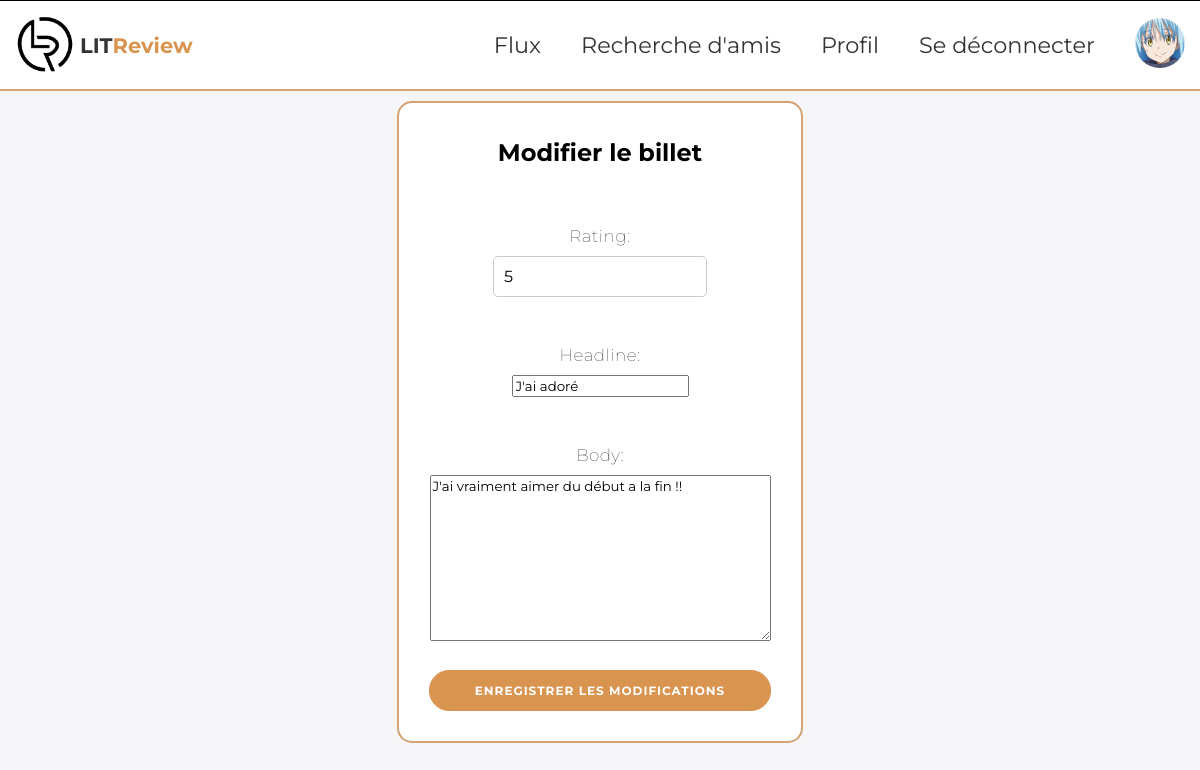
The page /blog/review/26/edit/?page= (signed in) on the database its author committed.
### authentication/models.py (models this page shows, shortened)
class User(AbstractUser):
    profile_photo = models.ImageField(
        verbose_name="Profile photo", upload_to="profile_photos/", null=True, blank=True
    )
    IMAGE_MAX_SIZE = (400, 400)

### blog/models.py (models this page shows, shortened)
class Review(models.Model):
    ticket = models.ForeignKey(to=Ticket, on_delete=models.CASCADE)
    rating = models.PositiveSmallIntegerField(
        validators=[MinValueValidator(0), MaxValueValidator(5)]
    )
    headline = models.CharField(max_length=128)
    body = models.TextField(max_length=8192, blank=True)
    user = models.ForeignKey(to=settings.AUTH_USER_MODEL, on_delete=models.CASCADE)
    time_created = models.DateTimeField(auto_now_add=True)

### blog/views.py (the view, shortened to what this page needs)
# urls.py: path('blog/review/<int:pk>/edit/', blog.views.ReviewEditView.as_view(), name='review_edit'),
class ReviewEditView(LoginRequiredMixin, UpdateView):
    model = Review
    form_class = ReviewEditForm
    template_name = "blog/review_edit.html"
    def get_queryset(self):
        queryset = super().get_queryset()
        return queryset.filter(user=self.request.user)

### blog/forms.py
class ReviewEditForm(forms.ModelForm):
    class Meta:
        model = models.Review
        fields = ["rating", "headline", "body"]
    def __init__(self, *args, **kwargs):
        super().__init__(*args, **kwargs)

### blog/templatetags/blog_extras.py (called while the page is built)
@register.filter
def profile_photo_or_default(user):
    if user.profile_photo:
        return user.profile_photo.url
    return static("images/default_profile.png")

### blog/templates/blog/review_edit.html (shortened to what this page needs)
{% extends 'base.html' %}
{% block content %}
<div class="form-ticket-container">
    <div class="form-ticket-box">
        <h2>Modifier le billet</h2>
        <form class="form-ticket" method="post" enctype="multipart/form-data">
            {{ form.as_p }}
            <button type="submit">Enregistrer les modifications</button>
        </form>
    </div>
</div>
{% endblock %}

### templates/base.html (shortened to what this page needs)
{% load static %}
{% load blog_extras %}
<!DOCTYPE html>
<html lang="en">
    <head>
        <link href="{% static 'css/main.css' %}" rel="stylesheet">
        <link href="https://cdnjs.cloudflare.com/ajax/libs/cropperjs/1.5.12/cropper.min.css" rel="stylesheet">
    </head>
    <body>
        {% if user.is_authenticated %}
        <nav class="navbar">
            <div class="nav-left">
                <a class="logo-link"  href="{% url 'home' %}">
                    <img class="logo" src="{% static 'images/logo_without_title.png' %}" alt="Logo du site">
                    <h1>LIT<span>Review</span></h1>
                </a>
            </div>
            <div class="nav-right">
                <a class="fancy-link" href="{% url 'home' %}">Flux</a>
                <a class="fancy-link" href="{% url 'search_users' %}">Recherche d'amis</a>
                <a class="fancy-link" href="{% url 'profile' %}">Profil</a>
                <a class="fancy-link" href="{% url 'logout' %}">Se déconnecter</a>
                <a class="avatar-link" href="{% url 'profile' %}">
                    <img class="avatar" src="{{ request.user|profile_photo_or_default }}" alt="photo de profile">
                </a>
            </div>
        </nav>
        {% endif %}
        {% block content %}{% endblock content %}
    </body>
</html>

### static/css/style.css (style rules this page uses)
* { box-sizing: border-box; font-family: 'Montserrat', sans-serif; }
body { margin: 0; background: #f6f5f7; }
h1 { font-weight: bold; margin: 0; }
h2 { text-align: center; }
p { font-size: 14px; font-weight: 100; line-height: 20px; letter-spacing: 0.5px; }
.avatar { width: 50px; height: auto; border-radius: 50px; margin-left: 20px; }
.avatar-link { margin: 0; padding: 0; }
.navbar { background:white ; position: sticky; top: 0; z-index: 1000; display: flex; align-items: center; justify-content: space-between; border-top: 1px solid black; border-bottom: 2px solid #D4A373; transition: border-bottom-width 0.5s; }
.navbar h1 { font-size: 1.5em; padding: 5px; }
.navbar span { color: #d99450; }
.logo { width: 60px; }
.logo-link { margin: 0; padding: 0; display: flex; align-items: center; }
.nav-left { padding-left: 15px; display: flex; align-items: center; }
.nav-right { display: flex;; align-items: center; padding: 15px; justify-content: space-between; }
.fancy-link { font-size: 1.4em; padding-right: 20px; padding-left: 20px; text-align: center; position: relative; display: inline-block; text-decoration: none; transition: color 0.3s ease; }
.fancy-link::after { content: ''; position: absolute; width: 100%; height: 4px; bottom: -30px; left: 0; background-color: #D4A373; visibility: hidden; transform: scaleX(0); transition: all 0.4s ease-in-out; }

### static/css/login.css (style rules this page uses)
a { color: #333; font-size: 14px; text-decoration: none; margin: 15px 0; }
button { border-radius: 20px; border: 1px solid #d99450; background-color: #d99450; color: #FFFFFF; font-size: 12px; font-weight: bold; padding: 12px 45px; letter-spacing: 1px; text-transform: uppercase; transition: transform 80ms ease-in; }

### static/css/forms.css (style rules this page uses)
.form-ticket-container { display: flex; flex-direction: column; justify-content: center; align-items: center; text-align: center; padding: 10px }
.form-ticket-box { background: white; display: flex; padding: 15px; flex-direction: column; border: 2px solid #D4A373; border-radius: 15px; }
.form-ticket { display: flex; flex-direction: column; align-items: center; padding: 15px; }
.form-ticket label { display: flex; justify-content: center; align-items: center; padding: 10px; font-size: 1.2em; }
.form-ticket input { margin-bottom: 10px; }
.form-ticket textarea { margin-bottom: 10px; }

### static/css/reviews.css (style rules this page uses)
#id_rating { width: 100%; padding: 10px; font-size: 16px; border: 1px solid #ccc; border-radius: 5px; margin-bottom: 10px; }

### rows shown on the page
User: user|profile_photo_or_default (picture)
Review: rating "5", headline "J'ai adoré", body "J'ai vraiment aimer du début a la fin !!"
